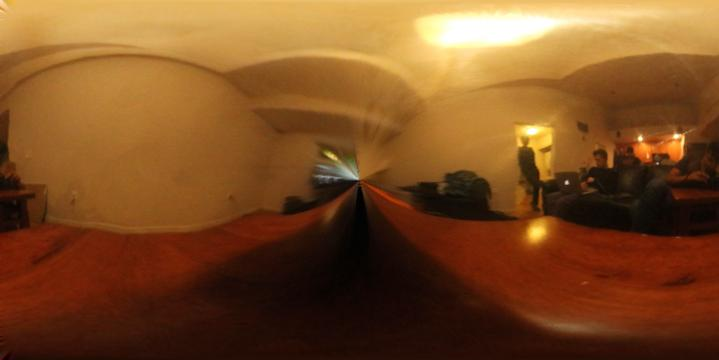
%> input picture project4/results/equirectangular.jpg, 719 x 360 px
$ octave --eval "result = latlon2cubemap;"   (GNU Octave 9; MATLAB toolbox functions it lacks are replaced by stand-ins)
%> lines starting %> are read from the running program, lines starting %| are printed output that depends on the picture
function cubemap = latlon2cubemap( )
    offset = -pi/2;
    cmap = parula(256);

    equirectangular = im2double(imread('./results/equirectangular.jpg'));
    [rows, cols, dim] = size(equirectangular);
%> rows = 360; cols = 719; dim = 3

    [phis, thetas] = meshgrid([-pi:2*pi/(cols-1):pi], 0:pi/(rows-1):pi);
    I = phis;
    m = I - min(I(:));
    m = max(m(:));
%> m = 6.28
    imwrite(255*(I-min(I(:))) ./ m, cmap, './results/phi_eq.jpg');
    figure(2),imagesc(I), axis image, colormap default
%> after `colormap default`:
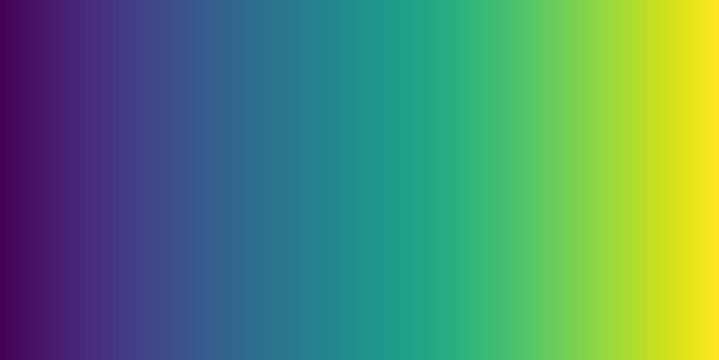
%> displayed picture: size 360x719x3, on the screen's scale of 0 to 255; mean R, G, B 83.5, 137.2, 109.7
    I = thetas;
    m = I - min(I(:));
    m = max(m(:));
%> m = 3.14
    imwrite(255*(I-min(I(:))) ./ m, cmap, './results/theta_eq.jpg');
    figure(3),imagesc(I), axis image, colormap default
%> after `colormap default`:
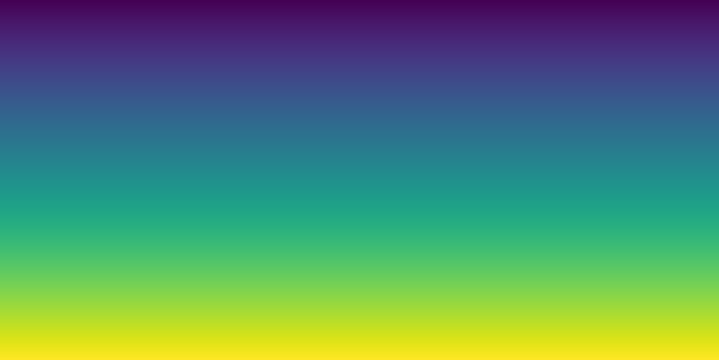
%> displayed picture: size 360x719x3, on the screen's scale of 0 to 255; mean R, G, B 83.6, 137.1, 109.6
    phi_er = reshape(phis, rows*cols, 1);
    phi_er = phi_er+offset;
    phi_er(phi_er > pi) = phi_er(phi_er > pi) -2*pi;
    phi_er(phi_er < -pi) = phi_er(phi_er < -pi) +2*pi;
    theta_er = reshape(thetas, rows*cols, 1);
    equirectangular = reshape(equirectangular, rows*cols, 1, dim);

    X = zeros(4*180, 3*180);
    Y = zeros(4*180, 3*180);
    Z = zeros(4*180, 3*180);
    % +Y
    [x,z] = meshgrid(-1:2/179:1, -1:2/179:1);
    X(1:180,181:360) = x;
    Y(1:180,181:360) = 1;
    Z(1:180,181:360) = z;
    % +Z
    [x,y] = meshgrid(-1:2/179:1, 1:-2/179:-1);
    X(181:360,181:360) = x;
    Y(181:360,181:360) = y;
    Z(181:360,181:360) = 1;
    % +X
    [z,y] = meshgrid(1:-2/179:-1, 1:-2/179:-1);
    X(181:360,361:540) = 1;
    Y(181:360,361:540) = y;
    Z(181:360,361:540) = z;
    % -Y
    [x,z] = meshgrid(-1:2/179:1, 1:-2/179:-1);
    X(361:540,181:360) = x;
    Y(361:540,181:360) = -1;
    Z(361:540,181:360) = z;
    % -Z
    [x,y] = meshgrid(-1:2/179:1, -1:2/179:1);
    X(541:720,181:360) = x;
    Y(541:720,181:360) = y;
    Z(541:720,181:360) = -1;
    % -X
    [z,y] = meshgrid(-1:2/179:1, 1:-2/179:-1);
    X(181:360,1:180) = -1;
    Y(181:360,1:180) = y;
    Z(181:360,1:180) = z;

    maskcm = (X ~= 0) | (Y~= 0 ) | (Z~= 0);
    figure(3),imagesc(maskcm), axis image, colormap default
%> after `colormap default`:
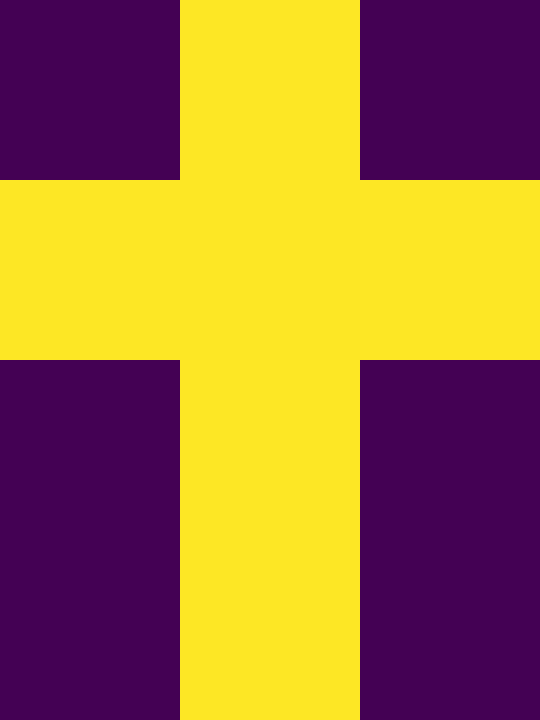
%> displayed picture: size 720x540x3, on the screen's scale of 0 to 255; mean R, G, B 160.5, 116, 60.5

    % Normalize direction vector
    m = sqrt(X.*X + Y.*Y + Z.*Z);
    X = X ./ m;
    Y = Y ./ m;
    Z = Z ./ m;

    theta_cm = acos(Y); % Get the theta coord for this pixel
    phi_cm = atan2(Z, X); % Get the phi coord for this pixel
    phi_cm = phi_cm .* ~isnan(phi_cm); % Remove any NaN entries
    figure(7),imagesc(maskcm.*phi_cm), axis image, colormap default
%> after `colormap default`:
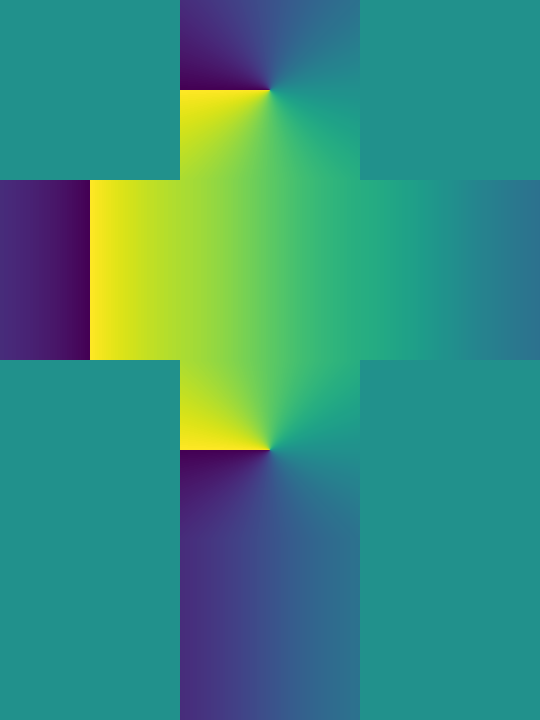
%> displayed picture: size 720x540x3, on the screen's scale of 0 to 255; mean R, G, B 58.1, 141.1, 124.9
    figure(8),imagesc(maskcm.*theta_cm + ~maskcm.*pi/2), axis image, colormap default
%> after `colormap default`:
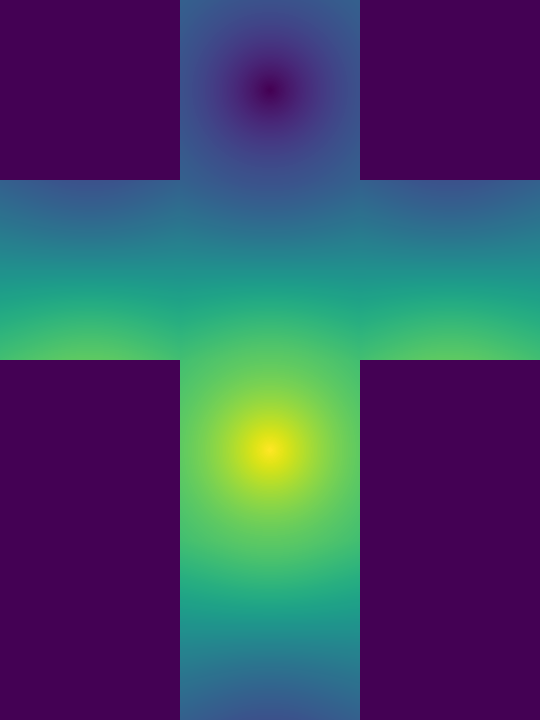
%> displayed picture: size 720x540x3, on the screen's scale of 0 to 255; mean R, G, B 65.1, 71.3, 104.1

    cubemap = zeros(size(theta_cm));
    for i = 1:dim
        F = scatteredInterpolant(phi_er, theta_er, equirectangular(:,i));
        cubemap(:,:,i) = maskcm.*F(phi_cm, theta_cm);
    end

end
%> (the run ends here)
